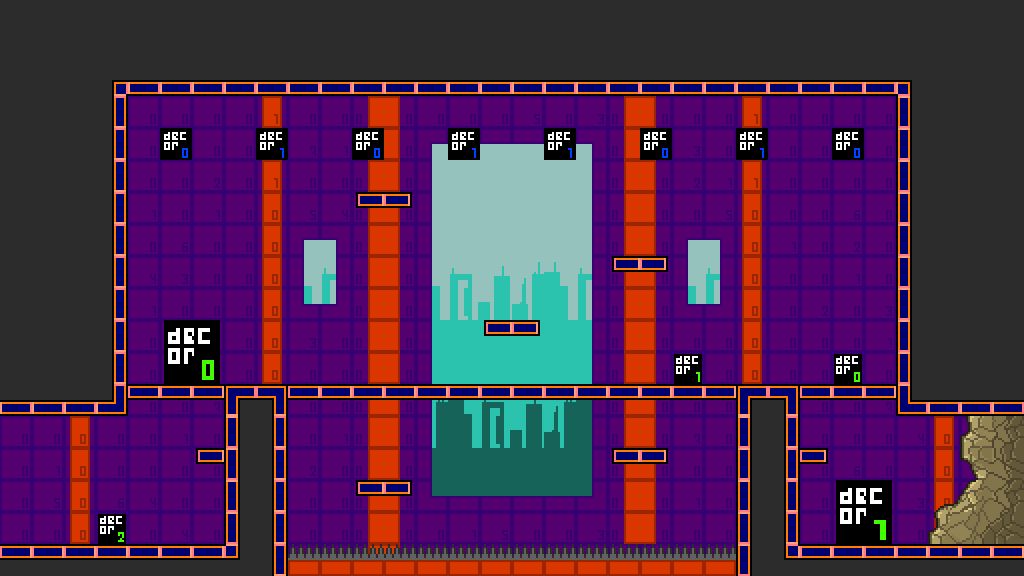

The image is a tile-based game level rendered from a .tmx file. Its description and source (layers, tilesets, objects; grid data summarised) follow:
An orthogonal 32x18 tile map with 32x32 px tiles, 12 tile layers (Sky, Sky2, Background, CollisionLayer, ...) and 4 objects.

<map version="1.0" orientation="orthogonal" width="32" height="18" tilewidth="32" tileheight="32">
 <tileset firstgid="1" name="generalSprite" tilewidth="32" tileheight="32">
  <image source="generalSprite.png" width="128" height="1184" />
  <tile id="60">
   <properties>
    <property name="tileType" value="empty" />
   </properties>
  </tile>
 </tileset>
 <layer name="Sky" width="32" height="18">
  <data>[576 cells, 211 non-empty, 10 distinct tile ids]</data>
 </layer>
 <layer name="Sky2" width="32" height="18">
  <data>[576 cells, 66 non-empty, 18 distinct tile ids]</data>
 </layer>
 <layer name="Background" width="32" height="18">
  <data>[576 cells, 576 non-empty, 21 distinct tile ids]</data>
 </layer>
 <layer name="CollisionLayer" width="32" height="18">
  <data>[576 cells, 576 non-empty, 14 distinct tile ids]</data>
 </layer>
 <layer name="DamagingLayer" width="32" height="18">
  <data>[576 cells, 576 non-empty, 2 distinct tile ids]</data>
 </layer>
 <layer name="DecorLayer" width="32" height="18">
  <data>[576 cells, 576 non-empty, 14 distinct tile ids]</data>
 </layer>
 <layer name="LadderLayer" width="32" height="18">
  <data>[576 cells, 576 non-empty, 1 distinct tile ids]</data>
 </layer>
 <layer name="PlatformLayer" width="32" height="18">
  <data>[576 cells, 576 non-empty, 4 distinct tile ids]</data>
 </layer>
 <layer name="UpBlockingLayer" width="32" height="18">
  <data>[576 cells, 576 non-empty, 1 distinct tile ids]</data>
 </layer>
 <layer name="DownBlockingLayer" width="32" height="18">
  <data>[576 cells, 576 non-empty, 1 distinct tile ids]</data>
 </layer>
 <layer name="LeftBlockingLayer" width="32" height="18">
  <data>[576 cells, 576 non-empty, 1 distinct tile ids]</data>
 </layer>
 <layer name="RightBlockingLayer" width="32" height="18">
  <data>[576 cells, 576 non-empty, 13 distinct tile ids]</data>
 </layer>
 <objectgroup name="EnemySpawnLayer" width="32" height="18">
  <object x="768" y="224" width="32" height="32" />
 </objectgroup>
 <objectgroup name="PlayerSpawnLayer" width="32" height="18">
  <object x="128" y="416" width="64" height="96" />
 </objectgroup>
 <objectgroup name="SwitchSpawnLayer" width="32" height="18">
  <object x="704" y="256" width="32" height="32" />
 </objectgroup>
 <objectgroup name="ChestSpawnLayer" width="32" height="18">
  <object x="384" y="128" width="32" height="32" />
 </objectgroup>
</map>
